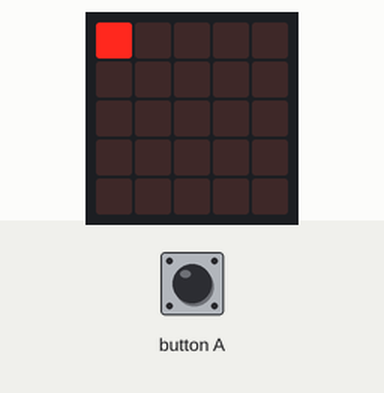
Simulated run of this program. Board: BBC micro:bit running MicroPython. On the bench: the board's 5×5 LED display. The test bench sets the inputs (shaded band).

Above: at 0.1 s.
1.7 s: button A pressed for 2.35 s
At 5.8 s:
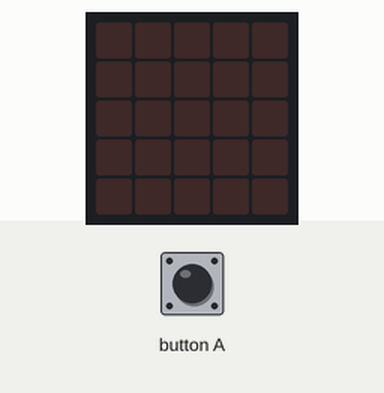
Timing chart, 0 to 7.3 s (numbered marks = the images above; inputs shaded):
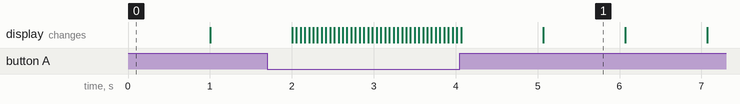

Measured:
- what the display in image 1 shows lasts 1.0 s, from 5.1 s to 6.1 s

The program:

2_blink_button.py
```python
from microbit import *

brightness = 9

while True:
    if button_a.is_pressed() is True:
        display.set_pixel(0, 0, brightness)
        sleep(50)
        display.clear()
        sleep(50)
    else:
        display.set_pixel(0, 0, brightness)
        sleep(1000)
        display.clear()
        sleep(1000)
```
